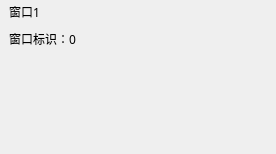
<?xml version="1.0" encoding="UTF-8"?>
<ui version="4.0">
 <class>BCSignalWindowDisplayWidget</class>
 <widget class="QWidget" name="BCSignalWindowDisplayWidget">
  <property name="geometry">
   <rect>
    <x>0</x>
    <y>0</y>
    <width>276</width>
    <height>154</height>
   </rect>
  </property>
  <property name="windowTitle">
   <string>Form</string>
  </property>
  <layout class="QVBoxLayout" name="verticalLayout">
   <property name="spacing">
    <number>0</number>
   </property>
   <property name="leftMargin">
    <number>3</number>
   </property>
   <property name="topMargin">
    <number>0</number>
   </property>
   <property name="rightMargin">
    <number>3</number>
   </property>
   <property name="bottomMargin">
    <number>3</number>
   </property>
   <item>
    <widget class="QWidget" name="m_pHeaderWidget" native="true">
     <property name="minimumSize">
      <size>
       <width>0</width>
       <height>24</height>
      </size>
     </property>
     <property name="maximumSize">
      <size>
       <width>16777215</width>
       <height>24</height>
      </size>
     </property>
     <property name="styleSheet">
      <string notr="true"/>
     </property>
     <layout class="QHBoxLayout" name="horizontalLayout">
      <property name="leftMargin">
       <number>6</number>
      </property>
      <property name="topMargin">
       <number>2</number>
      </property>
      <property name="rightMargin">
       <number>6</number>
      </property>
      <property name="bottomMargin">
       <number>2</number>
      </property>
      <item>
       <widget class="QLabel" name="m_pWindowTitleLabel">
        <property name="font">
         <font>
          <family>微软雅黑</family>
         </font>
        </property>
        <property name="text">
         <string>窗口1</string>
        </property>
       </widget>
      </item>
      <item>
       <spacer name="horizontalSpacer">
        <property name="orientation">
         <enum>Qt::Horizontal</enum>
        </property>
        <property name="sizeHint" stdset="0">
         <size>
          <width>40</width>
          <height>20</height>
         </size>
        </property>
       </spacer>
      </item>
      <item>
       <widget class="QLabel" name="m_pSubTitleLabel">
        <property name="minimumSize">
         <size>
          <width>16</width>
          <height>16</height>
         </size>
        </property>
        <property name="maximumSize">
         <size>
          <width>16</width>
          <height>16</height>
         </size>
        </property>
        <property name="text">
         <string/>
        </property>
       </widget>
      </item>
      <item>
       <widget class="QToolButton" name="m_pRemoteBtn">
        <property name="minimumSize">
         <size>
          <width>20</width>
          <height>20</height>
         </size>
        </property>
        <property name="maximumSize">
         <size>
          <width>20</width>
          <height>20</height>
         </size>
        </property>
        <property name="text">
         <string/>
        </property>
        <property name="autoRaise">
         <bool>true</bool>
        </property>
       </widget>
      </item>
      <item>
       <widget class="QToolButton" name="m_pLockBtn">
        <property name="minimumSize">
         <size>
          <width>20</width>
          <height>20</height>
         </size>
        </property>
        <property name="maximumSize">
         <size>
          <width>20</width>
          <height>20</height>
         </size>
        </property>
        <property name="styleSheet">
         <string notr="true"/>
        </property>
        <property name="text">
         <string/>
        </property>
        <property name="autoRaise">
         <bool>true</bool>
        </property>
       </widget>
      </item>
      <item>
       <widget class="QToolButton" name="m_pFullscreenBtn">
        <property name="minimumSize">
         <size>
          <width>20</width>
          <height>20</height>
         </size>
        </property>
        <property name="maximumSize">
         <size>
          <width>20</width>
          <height>20</height>
         </size>
        </property>
        <property name="styleSheet">
         <string notr="true"/>
        </property>
        <property name="text">
         <string/>
        </property>
        <property name="autoRaise">
         <bool>true</bool>
        </property>
       </widget>
      </item>
      <item>
       <widget class="QToolButton" name="m_pWindowShowBtn">
        <property name="minimumSize">
         <size>
          <width>20</width>
          <height>20</height>
         </size>
        </property>
        <property name="maximumSize">
         <size>
          <width>20</width>
          <height>20</height>
         </size>
        </property>
        <property name="styleSheet">
         <string notr="true"/>
        </property>
        <property name="text">
         <string/>
        </property>
        <property name="autoRaise">
         <bool>true</bool>
        </property>
       </widget>
      </item>
      <item>
       <widget class="QToolButton" name="m_pCloseBtn">
        <property name="minimumSize">
         <size>
          <width>20</width>
          <height>20</height>
         </size>
        </property>
        <property name="maximumSize">
         <size>
          <width>20</width>
          <height>20</height>
         </size>
        </property>
        <property name="styleSheet">
         <string notr="true"/>
        </property>
        <property name="text">
         <string/>
        </property>
        <property name="autoRaise">
         <bool>true</bool>
        </property>
       </widget>
      </item>
     </layout>
    </widget>
   </item>
   <item>
    <widget class="QWidget" name="m_pBodyWidget" native="true">
     <layout class="QVBoxLayout" name="verticalLayout_3">
      <property name="spacing">
       <number>0</number>
      </property>
      <property name="leftMargin">
       <number>0</number>
      </property>
      <property name="topMargin">
       <number>0</number>
      </property>
      <property name="rightMargin">
       <number>0</number>
      </property>
      <property name="bottomMargin">
       <number>0</number>
      </property>
      <item>
       <widget class="QWidget" name="m_pGenaralBodyWidget" native="true">
        <layout class="QVBoxLayout" name="verticalLayout_2">
         <property name="leftMargin">
          <number>6</number>
         </property>
         <property name="topMargin">
          <number>6</number>
         </property>
         <property name="rightMargin">
          <number>6</number>
         </property>
         <property name="bottomMargin">
          <number>6</number>
         </property>
         <item>
          <widget class="QLabel" name="m_pWindowFlagLabel">
           <property name="font">
            <font>
             <family>微软雅黑</family>
            </font>
           </property>
           <property name="text">
            <string>窗口标识：0</string>
           </property>
          </widget>
         </item>
         <item>
          <spacer name="verticalSpacer">
           <property name="orientation">
            <enum>Qt::Vertical</enum>
           </property>
           <property name="sizeHint" stdset="0">
            <size>
             <width>20</width>
             <height>76</height>
            </size>
           </property>
          </spacer>
         </item>
        </layout>
       </widget>
      </item>
      <item>
       <widget class="QWidget" name="m_pIPVBodyWidget" native="true"/>
      </item>
     </layout>
    </widget>
   </item>
  </layout>
 </widget>
 <resources/>
 <connections/>
</ui>
